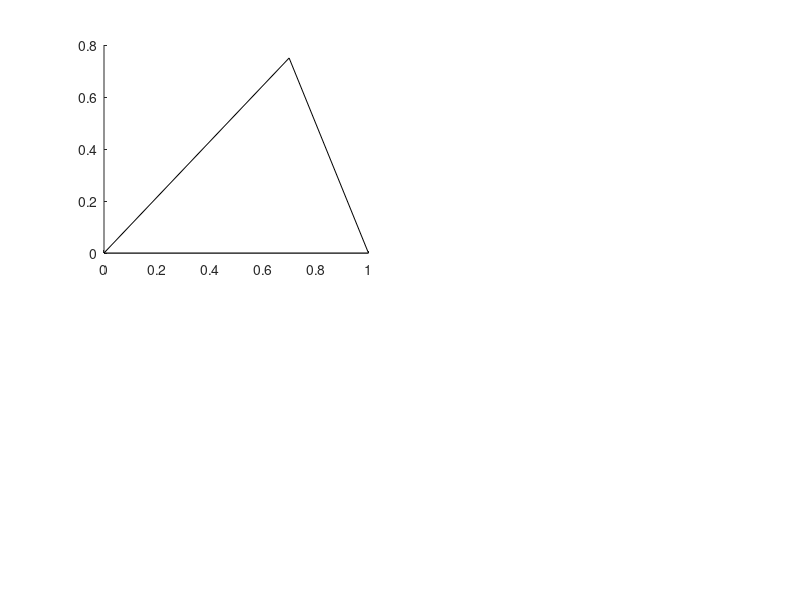

MATLAB code to generate this figure: (Note: this script raises an error after producing the figure.)
% test_interpolant_functions.m
clc
clear
close all

warning off;

r1 = [0 0];
r2 = [1 0];
r3 = [0.7 0.75];


%%

vert_m = [r1 ; r2 ; r3];
triTriplets = [1 2 3];
edgeTriplets = [1 2 3];

%%

% Create grid

nx = 15;
ny = 15;

[xm,ym] = meshgrid(...
    linspace(min(vert_m(:,1)),max(vert_m(:,1)),nx),...
    linspace(min(vert_m(:,2)),max(vert_m(:,2)),ny));




figure('position', [300    200   1202    770]);
subplot(2,2,1);
polHdl = patch (vert_m(:,1),vert_m(:,2), ...
              'facecolor', [1 1 1], ...
              'edgecolor', [0 0 0]);


fI_1 = cem2D_vectorElementInterp(vert_m,triTriplets,edgeTriplets,[1 0 0].');
fI_2 = cem2D_vectorElementInterp(vert_m,triTriplets,edgeTriplets,[0 1 0].');
fI_3 = cem2D_vectorElementInterp(vert_m,triTriplets,edgeTriplets,[0 0 1].');


N1 = fI_1(xm,ym);
N2 = fI_2(xm,ym);
N3 = fI_3(xm,ym);

xm = xm(:);
ym = ym(:);

hold on;
quiver(xm,ym,N1(:,1),N1(:,2));
hold off;

subplot(2,2,2);
polHdl = patch (vert_m(:,1),vert_m(:,2), ...
              'facecolor', [1 1 1], ...
              'edgecolor', [0 0 0]);



hold on;
quiver(xm,ym,N2(:,1),N2(:,2));
hold off;

subplot(2,2,3);
polHdl = patch (vert_m(:,1),vert_m(:,2), ...
              'facecolor', [1 1 1], ...
              'edgecolor', [0 0 0]);



hold on;
quiver(xm,ym,N3(:,1),N3(:,2));
hold off;

warning on;
